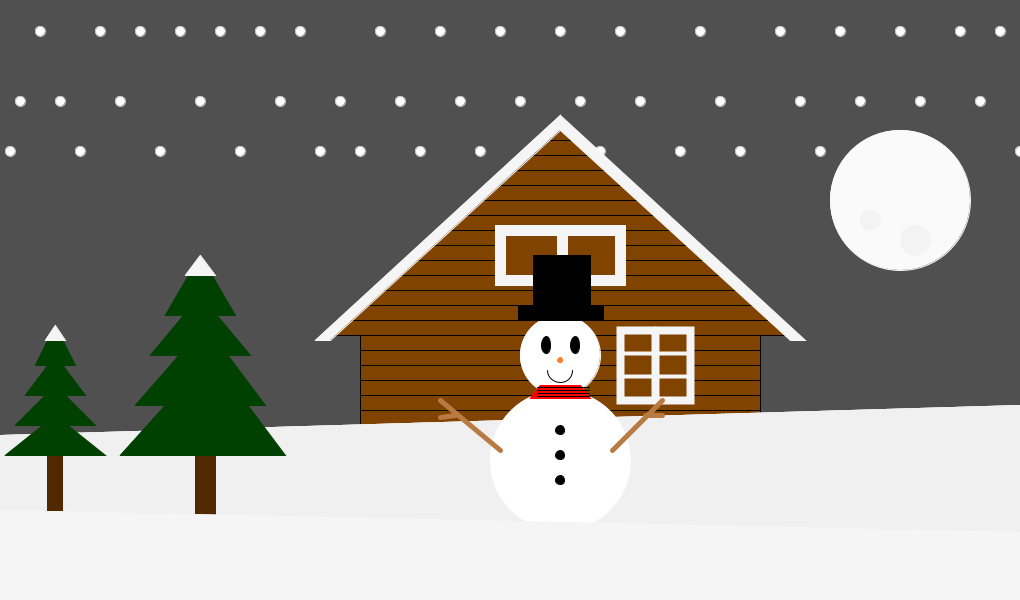
Frame 1 (no input)
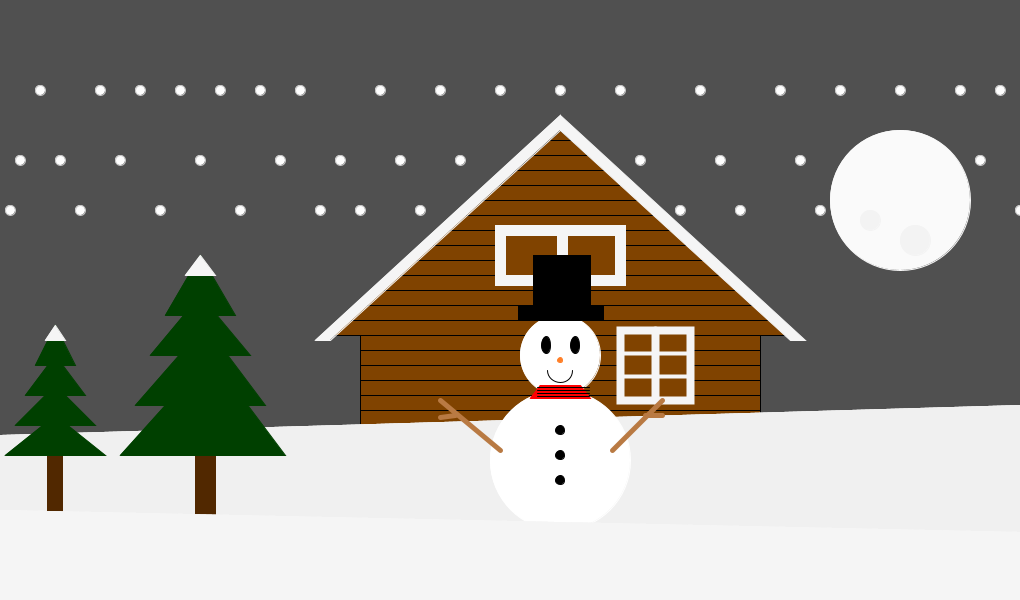
Frame 60 (the mouse pressed at the canvas centre just before this capture)
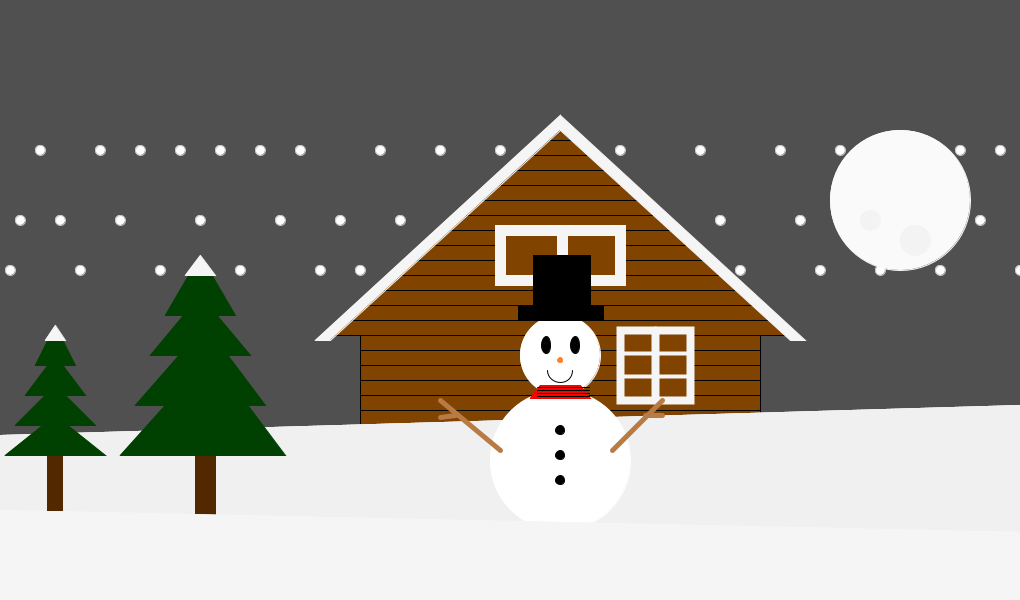
Frame 120 (the mouse held since frame 60 and released just before this capture)

The Processing sketch that drew these frames (run headless with seeded random() and noise(); from frame 60 on, the mouse is pressed at the canvas centre):

// Processing sketch: processing_104770
// ── processing_104770.pde

color c = color(255);
float i = 100;
float x = 30;
float y = 150;
float speed = 1;

void setup() {
  size(1020,600);
  }
void draw() {
  background(80);
    move();
display();

//*LUA//*
stroke(250);
fill(250);
ellipse(900,200,140,140);
stroke(243);
fill(243);
ellipse(915,240,30,30);
ellipse(870,220,20,20);

//*CASA//*
stroke(0);
fill(128,67,0);
rect(360,395,400,15);
rect(360,380,400,15);
rect(360,365,400,15);
rect(360,350,400,15);
rect(360,335,400,15);
rect(360,425,400,15);
rect(360,410,400,15);
triangle(330,335,560,130,790,335);
line(350,320,773,320);
line(360,305,760,305);
line(380,290,745,290);
line(400,275,725,275);
line(410,260,710,260);
line(425,245,690,245);
line(445,230,675,230);
line(465,215,655,215);
line(478,200,645,200);
line(495,185,625,185);
line(512,170,605,170);
line(530,155,590,155);
line(550,140,575,140);

//*TELHADO//*
stroke(245);
fill(245);
quad(560,130,560,115,805,340,790,340);
quad(560,130,560,115,315,340,330,340);

//*JANELA//*
fill(128,67,0);
strokeWeight(8);
rect(620,330,70,70);
line(655,330,655,400);
strokeWeight(4);
line(620,353,690,353);
line(620,376,690,376);
strokeWeight(11);
rect(500,230,120,50);
line(562,230,562,280);
strokeWeight(1);

//*chao//*
fill(240);
stroke(240);
line(0,435,1020,405);
quad(0,435,1020,405,1020,710,0,710);

//*BONECO//*
stroke(255);
fill(255);
ellipse(560,355,80,80);
ellipse(560,460,140,140);
stroke(0);
fill(0);

//*CACHECOL//*
stroke(255,0,0);
fill(255,0,0);
quad(540,385,580,385,590,398,530,398);
stroke(0);
fill(0);

for (int i = 387; i < 398; i += 3) {
  if (i < 10) {
    line(543, i, 583, i);
  } else if (i < 45) {
    line(540, i, 586, i);
  } else {
    line(537, i, 589, i);
  }
}

//*ROSTO BONECO//*
ellipse(546,345,9,17);
ellipse(575,345,9,17);
stroke(255,127,39);
fill(255,127,39);
ellipse(560,360,5,5);
fill(255);
stroke(0);
arc(560,370, 25, 25, 0, PI, OPEN);

//*BRAÇO BONECO//*
stroke(185,122,67);
strokeWeight (5);
line(612,450,662,400);
line(645,415,662,415);
line(500,450,440,400);
line(455,415,440,417);

//*CARTOLA BONECO//*
strokeWeight(1);
stroke(0);
fill(0);
rect(518,305,85,15);
rect(533,255,57,50);

//*BOTOES BONECO//*
stroke(0);
fill(0);
ellipse(560,430,9,9);
ellipse(560,455,9,9);
ellipse(560,480,9,9);

//*PINHEIROS//*
//*tronco//*
stroke(81,40,0);
fill(81,40,0);
rect(47,450,15,80);
//*folhas//*
stroke(0,64,0);
fill(0,64,0);
triangle(55,325,75,365,35,365);
triangle(55,355,85,395,25,395);
triangle(55,385,95,425,15,425);
triangle(55,415,105,455,5,455);
//*tronco//*
stroke(81,40,0);
fill(81,40,0);
rect(195,450,20,80);
//*folhas//*
stroke(0,64,0);
fill(0,64,0);
triangle(200,255,235,315,165,315);
triangle(200,295,250,355,150,355);
triangle(205,325,265,405,135,405);
triangle(210,355,285,455,120,455);
stroke(245);
fill(245);
triangle(55,325,65,340,45,340);
triangle(200,255,215,275,185,275);

//*CHAO//*
stroke(245);
fill(245);
line(0,510,1020,532);
quad(0,510,1020,532,1020,710,0,710);

//*NEVE//*
}
void move() {
  y = y + speed ;
  if (y > width) {
    y = 0;
  }
  x = x + speed;
  if (x > width) {
    x= 0;
}
i = i + speed;
  if (i > width) {
    i= 0;
}

}
void display() {
 stroke(196);
 
 fill(c);
  
  ellipse(10,y,10,10);
  ellipse(20,i,10,10);
  ellipse(40,x,10,10);
  ellipse(60,i,10,10);
  ellipse(80,y,10,10);
   ellipse(100,x,10,10);
  ellipse(120,i,10,10);
   ellipse(140,x,10,10);
 ellipse(160,y,10,10);
  ellipse(180,x,10,10);
  ellipse(200,i,10,10);
  ellipse(220,x,10,10);
  ellipse(240,y,10,10);
  ellipse(260,x,10,10);
  ellipse(280,i,10,10);
  ellipse(300,x,10,10);
  ellipse(320,y,10,10);
  ellipse(340,i,10,10);
ellipse(360,y,10,10);
   ellipse(380,x,10,10);
ellipse(400,i,10,10);
  ellipse(420,y,10,10);
 ellipse(440,x,10,10);
   ellipse(460,i,10,10);
   ellipse(480,y,10,10);
  ellipse(500,x,10,10);
  ellipse(520,i,10,10);
  ellipse(540,y,10,10);
  ellipse(560,x,10,10);
  ellipse(580,i,10,10);
  ellipse(600,y,10,10);
  ellipse(620,x,10,10);
  ellipse(640,i,10,10);
  ellipse(680,y,10,10);
  ellipse(700,x,10,10);
  ellipse(720,i,10,10);
  ellipse(740,y,10,10);
  ellipse(780,x,10,10);
  ellipse(800,i,10,10);
  ellipse(820,y,10,10);
  ellipse(840,x,10,10);
  ellipse(860,i,10,10);
  ellipse(880,y,10,10);
  ellipse(900,x,10,10);
  ellipse(920,i,10,10);
  ellipse(940,y,10,10);
ellipse(960,x,10,10);
  ellipse(980,i,10,10);
  ellipse(1000,x,10,10);
  ellipse(1020,y,10,10);
    
}
